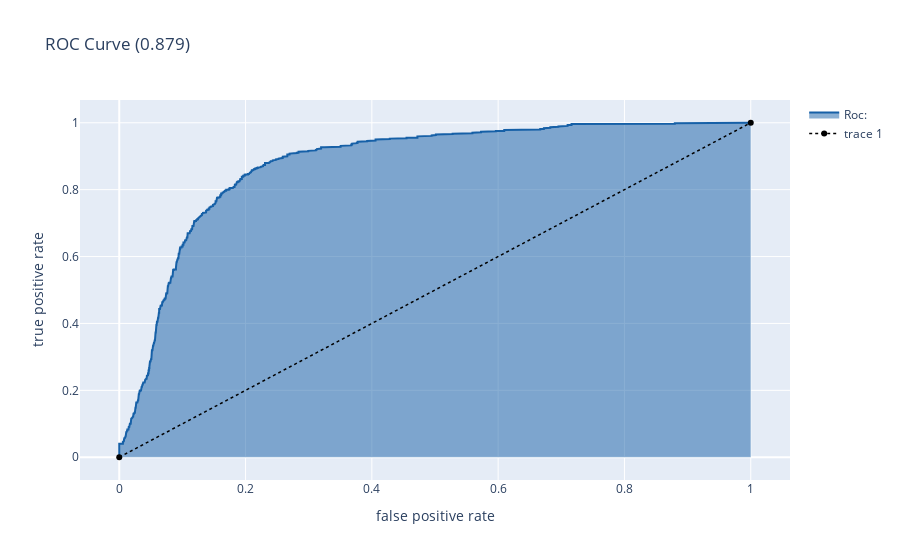

The cell this chart's notebook holds for it:
### Code cell
roccurve()

### Figure 1 — Plotly figure (JSON) as saved in the notebook; plotly's stock layout.template omitted (floating-point values rounded to 4 significant figures; data arrays with more than 128 entries replaced by an {"elided": "..."} marker saying what was removed)
{"data": [{"fill": "tozeroy", "line": {"color": "rgb(22,96,167)", "width": 2}, "name": "Roc:", "type": "scatter", "x": {"elided": "802 float values"}, "y": {"elided": "802 float values"}}, {"line": {"color": "black", "dash": "dot", "width": 1.5}, "type": "scatter", "x": [0, 1], "y": [0, 1]}], "layout": {"title": {"text": "ROC Curve (0.879)"}, "xaxis": {"title": {"text": "false positive rate"}}, "yaxis": {"title": {"text": "true positive rate"}}}}
